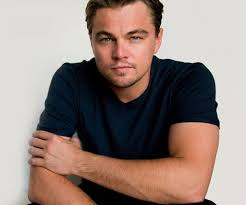
#> input picture opencv2/leo.jpg, 246 x 205 px
$ python translate.py
#> lines starting #> are read from the running program, lines starting #| are printed output that depends on the picture
#  IMAGE TRANSLATION or DISPLACEMENT (LEFT,RIGHT,UP,DOWN)

import cv2
import numpy as np

img = cv2.imread('leo.jpg')
#> img is the input picture: shape (205, 246, 3); mean B, G, R 124.6, 131.6, 148.9
height, width = img.shape[:2]  # getting the height and width of image
#> height = 205; width = 246
print(height)
#| 205
print(width)
#| 246

quarter_h, quarter_w = height/4, width/4  # changing the x and y so tha we could observe the translation output
#> quarter_h = 51.25; quarter_w = 61.5
t = np.float32([[1, 0, quarter_w],
                [0, 1, quarter_h]])     # creating a translation matrix [1,0,tx]
#> t = [[1, 0, 61.5], [0, 1, 51.25]]
#                                                                       [0,1,ty]
# we use warpaffine to shift the image coz it has linear horizontal and vertical lines
t_image = cv2.warpAffine(img, t, (width, height))
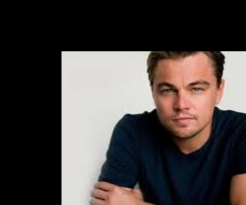
#> t_image: shape (205, 246, 3); mean B, G, R 64.5, 66.2, 72.6
cv2.imshow('original ', img)
cv2.waitKey(0)
cv2.imshow('translated', t_image)
cv2.waitKey(0)
cv2.destroyAllWindows()
